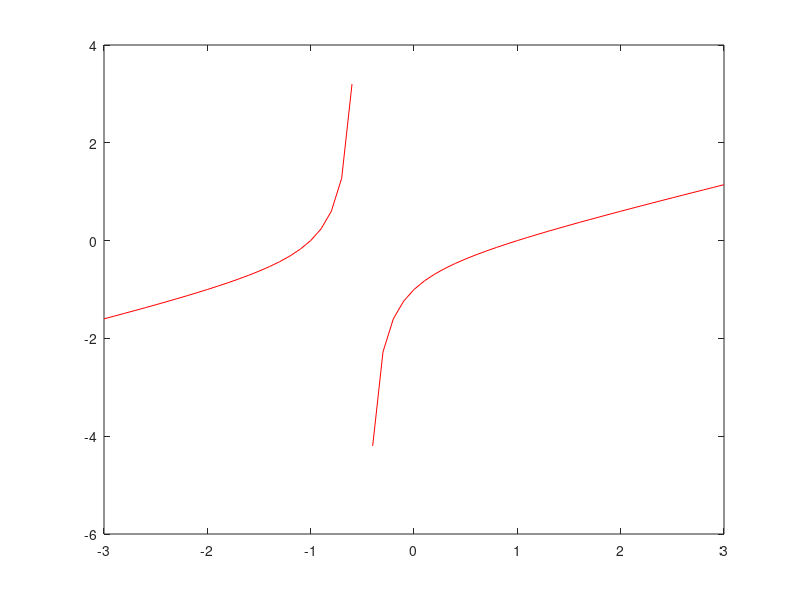

Recreate this plot in MATLAB.
f = @(x) x.^4 - 2*x.^3 + 3*x.^2 - 4*x + 5
t = -10:0.1:10
ft = f(t)
plot(t, ft, '-r')

g = @(x) sin(x) - 2*cos(x)
t = -pi:0.1:pi/2
gt = g(t)
plot(t, gt, '-r')

h = @(x) (x+1).*exp(x-1)
t = 1:0.1:5
ht = h(t)
plot(t, ht, '-r')

k = @(x) (x.^2 -1)./(2*x +1)
t = -3:0.1:3
kt = k(t)
plot(t, kt, '-r')